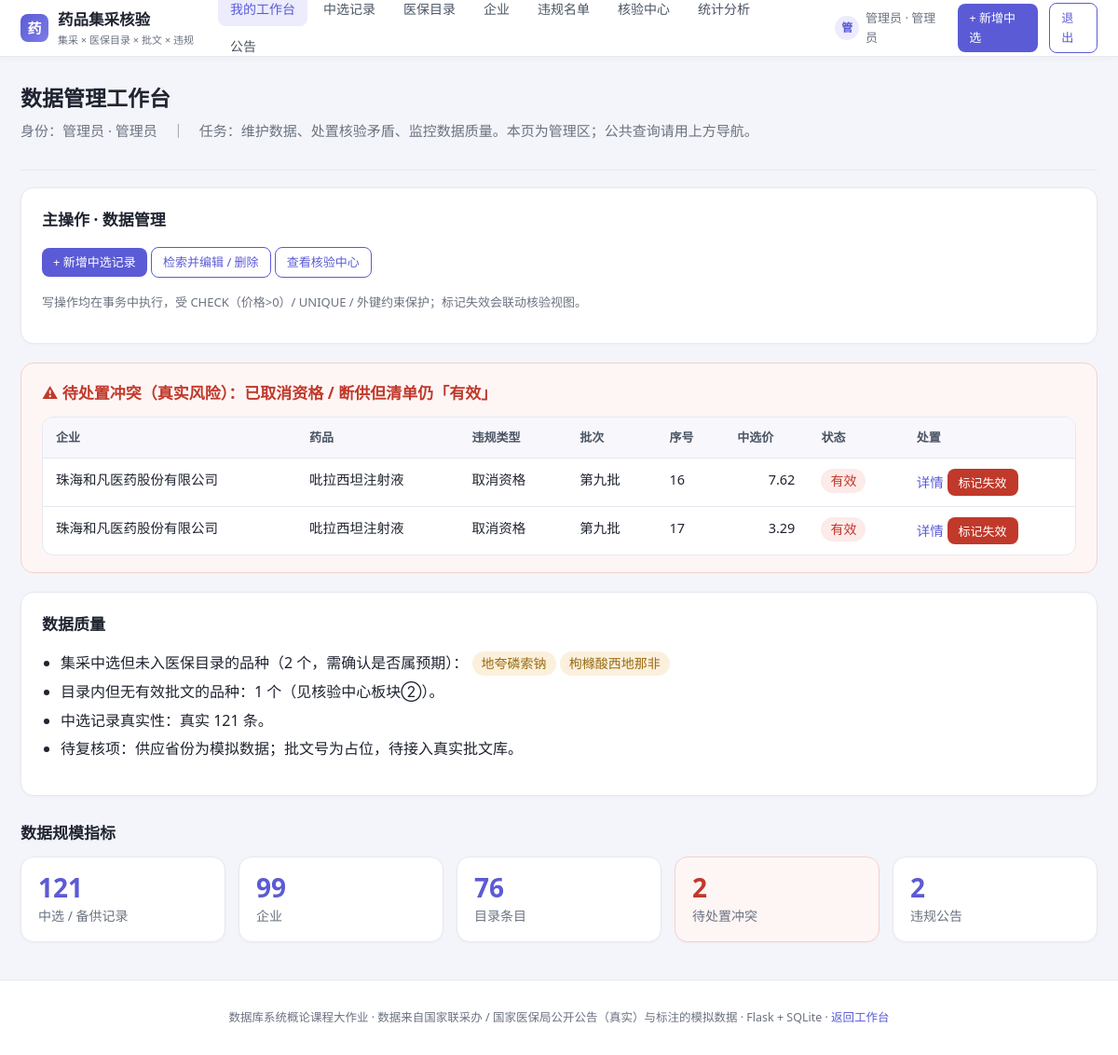
Screenshot of /workspace (signed in) with the database file from the repository.
### tables this page shows
CREATE TABLE user_account (
  user_id       INTEGER PRIMARY KEY,
  username      TEXT NOT NULL UNIQUE,
  password_hash TEXT NOT NULL,
  role          TEXT NOT NULL CHECK(role IN
                ('admin','hospital','pharma','researcher','public')),
  display_name  TEXT,
  data_kind     TEXT NOT NULL DEFAULT '模拟'
                CHECK(data_kind IN ('真实','模拟'))
);

CREATE TABLE violation (
  violation_id  INTEGER PRIMARY KEY,
  notice_no     TEXT,
  manufacturer  TEXT NOT NULL,                     -- 企业名（文本，弱关联键）
  product_name  TEXT NOT NULL,                     -- 药品名（文本，弱关联键）
  viol_type     TEXT CHECK(viol_type IN ('断供','取消资格','其他')),
  decision_date TEXT,
  action        TEXT,
  source_announcement_id INTEGER REFERENCES announcement(announcement_id),
  data_kind     TEXT NOT NULL DEFAULT '真实'
                CHECK(data_kind IN ('真实','模拟'))
);

CREATE TABLE vbp_batch (
  batch_id     INTEGER PRIMARY KEY,
  batch_no     TEXT NOT NULL UNIQUE,               -- 如「第九批」
  tender_date  TEXT,                               -- 开标日期
  exec_date    TEXT,                               -- 执行日期
  notice_no    TEXT,
  data_kind    TEXT NOT NULL DEFAULT '真实'
               CHECK(data_kind IN ('真实','模拟'))
);

CREATE TABLE selected_item (
  selected_id   INTEGER PRIMARY KEY,
  batch_id      INTEGER NOT NULL REFERENCES vbp_batch(batch_id),
  drug_id       INTEGER REFERENCES drug(drug_id),  -- 可空：匹配失败即核验结果
  seq_no        INTEGER,                           -- 原清单序号
  product_name  TEXT NOT NULL,
  dosage_form   TEXT,
  specification TEXT,
  pack_desc     TEXT,
  pack_qty      INTEGER,
  pack_unit     TEXT,
  manufacturer_id INTEGER REFERENCES manufacturer(manufacturer_id),
  price         REAL NOT NULL CHECK(price > 0),    -- 中选价（元）
  remark        TEXT,                              -- 中选/备供/视同主供
  status        TEXT NOT NULL DEFAULT '有效'
                CHECK(status IN ('有效','失效')),
  source_announcement_id INTEGER REFERENCES announcement(announcement_id),
  data_kind     TEXT NOT NULL DEFAULT '真实'
                CHECK(data_kind IN ('真实','模拟'))
);

CREATE TABLE drug (
  drug_id         INTEGER PRIMARY KEY,
  approval_no     TEXT UNIQUE,                     -- 国药准字（全国唯一）
  generic_name    TEXT NOT NULL,                   -- 通用名（含盐基）
  core_name       TEXT,                            -- 核心名（去盐基，用于跨源匹配）
  dosage_form     TEXT,
  specification   TEXT,
  manufacturer_id INTEGER REFERENCES manufacturer(manufacturer_id),
  status          TEXT NOT NULL DEFAULT '在产'
                  CHECK(status IN ('在产','注销')),
  data_kind       TEXT NOT NULL DEFAULT '模拟'
                  CHECK(data_kind IN ('真实','模拟'))
);

### src/app.py (the view, shortened to what this page needs)
@app.route("/workspace")
@login_required
def workspace():
    u = current_user()
    role = u["role"]
    stats = {
        "selected": query_one("SELECT COUNT(*) c FROM selected_item")["c"],
        "mfr": query_one("SELECT COUNT(*) c FROM manufacturer")["c"],
        "catalog": query_one("SELECT COUNT(*) c FROM catalog_entry")["c"],
        "violation": query_one("SELECT COUNT(*) c FROM violation")["c"],
        "conflict": query_one("SELECT COUNT(*) c FROM v_violation_conflict")["c"],
        "no_approval": query_one("SELECT COUNT(*) c FROM v_catalog_no_approval")["c"],
        "announcement": query_one("SELECT COUNT(*) c FROM announcement")["c"],
    }
    conflicts = query("SELECT * FROM v_violation_conflict")
    not_in_catalog = query(
        "SELECT d.generic_name FROM drug d WHERE NOT EXISTS("
        " SELECT 1 FROM catalog_entry c WHERE c.norm_name LIKE '%'||d.core_name||'%'"
        " OR d.core_name LIKE '%'||c.norm_name||'%')")
    price_gap = query(
        "SELECT product_name, COUNT(*) n, ROUND(MIN(price),2) pmin, ROUND(MAX(price),2) pmax,"
        " ROUND(MAX(price)-MIN(price),2) gap FROM selected_item"
        " GROUP BY product_name HAVING n>1 AND gap>1 ORDER BY gap DESC LIMIT 10")
    ctx = {"u": u, "stats": stats, "conflicts": conflicts,
           "not_in_catalog": not_in_catalog, "price_gap": price_gap}
    if role == "hospital":
        ctx["prov_count"] = query_one("SELECT COUNT(DISTINCT province) c FROM supply_province")["c"]
        ctx["cat_ab"] = query("SELECT category,COUNT(*) n FROM catalog_entry GROUP BY category")
        return render_template("ws_hospital.html", **ctx)
    if role == "researcher":
        ctx["data_kind"] = query("SELECT data_kind,COUNT(*) n FROM selected_item GROUP BY data_kind")
        return render_template("ws_researcher.html", **ctx)
    if role == "admin":
        ctx["mock_stat"] = query("SELECT data_kind,COUNT(*) n FROM selected_item GROUP BY data_kind")
        return render_template("ws_admin.html", **ctx)
    return redirect(url_for("index"))

### src/app.py (called while the page is built)
def current_user():
    uid = session.get("uid")
    if not uid:
        return None
    return query_one("SELECT * FROM user_account WHERE user_id=?", (uid,))

@app.context_processor
def inject_user():
    return {"me": current_user(), "ROLES": ROLES}

def login_required(f):
    @wraps(f)
    def wrapper(*a, **kw):
        if not current_user():
            return redirect(url_for("login", next=request.path))
        return f(*a, **kw)
    return wrapper

### src/db.py (called while the page is built)
def get_db():
    if "db" not in g:
        g.db = sqlite3.connect(DB_PATH)
        g.db.row_factory = sqlite3.Row
        g.db.execute("PRAGMA foreign_keys=ON")
    return g.db

def query(sql, args=()):
    return get_db().execute(sql, args).fetchall()

def query_one(sql, args=()):
    return get_db().execute(sql, args).fetchone()

### src/templates/ws_admin.html
{% extends "base.html" %}{% block t %}数据管理工作台{% endblock %}
{% block body %}
<div class="ws-head">
  <h1>数据管理工作台</h1>
  <p class="page-sub">身份：{{ u.display_name }} · 管理员　｜　任务：维护数据、处置核验矛盾、监控数据质量。本页为管理区；公共查询请用上方导航。</p>
</div>
<div class="panel">
  <h2>主操作 · 数据管理</h2>
  <p>
    <a class="btn sm" href="{{ url_for('admin_selected_new') }}">+ 新增中选记录</a>
    <a class="btn ghost sm" href="{{ url_for('selected') }}">检索并编辑 / 删除</a>
    <a class="btn ghost sm" href="{{ url_for('verify') }}">查看核验中心</a>
  </p>
  <p class="muted">写操作均在事务中执行，受 CHECK（价格&gt;0）/ UNIQUE / 外键约束保护；标记失效会联动核验视图。</p>
</div>
<div class="warnbox">
  <h2>⚠ 待处置冲突（真实风险）：已取消资格 / 断供但清单仍「有效」</h2>
  <table>
    <thead><tr><th>企业</th><th>药品</th><th>违规类型</th><th>批次</th><th>序号</th><th>中选价</th><th>状态</th><th>处置</th></tr></thead>
    <tbody>
    {% for c in conflicts %}
      <tr><td>{{ c.manufacturer }}</td><td>{{ c.product_name }}</td><td>{{ c.viol_type }}</td>
          <td>{{ c.batch_no }}</td><td>{{ c.seq_no }}</td><td class="num">{{ c.price }}</td>
          <td><span class="tag bad">{{ c.selected_status }}</span></td>
          <td>
            <a class="link" href="{{ url_for('selected_detail',sid=c.selected_id) }}">详情</a>
            <form method="post" action="{{ url_for('admin_selected_invalidate',sid=c.selected_id) }}" style="display:inline"
                  onsubmit="return confirm('将 {{ c.product_name }}（第{{ c.seq_no }}条）标记为失效？核验矛盾随之消除。')">
              <button class="btn red sm">标记失效</button>
            </form>
          </td></tr>
    {% else %}<tr><td colspan="8"><span class="tag okk">已全部处置，无待处置冲突。</span></td></tr>{% endfor %}
    </tbody>
  </table>
</div>
<div class="panel">
  <h2>数据质量</h2>
  <ul class="clean">
    <li>集采中选但未入医保目录的品种（{{ not_in_catalog|length }} 个，需确认是否属预期）：
      {% for d in not_in_catalog %}<span class="tag mock">{{ d.generic_name }}</span> {% endfor %}</li>
    <li>目录内但无有效批文的品种：{{ stats.no_approval }} 个（见核验中心板块②）。</li>
    <li>中选记录真实性：{% for d in mock_stat %}{{ d.data_kind }} {{ d.n }} 条{{ '；' if not loop.last }}{% endfor %}。</li>
    <li>待复核项：供应省份为模拟数据；批文号为占位，待接入真实批文库。</li>
  </ul>
</div>
<h2>数据规模指标</h2>
<div class="cards">
  <div class="stat"><div class="n">{{ stats.selected }}</div><div class="l">中选 / 备供记录</div></div>
  <div class="stat"><div class="n">{{ stats.mfr }}</div><div class="l">企业</div></div>
  <div class="stat"><div class="n">{{ stats.catalog }}</div><div class="l">目录条目</div></div>
  <div class="stat warn"><div class="n">{{ stats.conflict }}</div><div class="l">待处置冲突</div></div>
  <div class="stat"><div class="n">{{ stats.violation }}</div><div class="l">违规公告</div></div>
</div>
{% endblock %}

### src/templates/base.html (shortened to what this page needs)
<!DOCTYPE html><html lang="zh-CN"><head><meta charset="UTF-8">
<link rel="stylesheet" href="{{ url_for('static',filename='style.css') }}"></head>
<body>
<div class="topbar"><div class="topbar-in">
  <a class="brand" href="{{ url_for('workspace') if me else url_for('index') }}">
    <span class="logo">药</span>
    <span>药品集采核验<small>集采 × 医保目录 × 批文 × 违规</small></span>
  </a>
  <nav class="mainnav">
    {% if me %}<a href="{{ url_for('workspace') }}" class="{{ 'active' if request.endpoint=='workspace' }}">我的工作台</a>{% endif %}
    <a href="{{ url_for('selected') }}" class="{{ 'active' if request.endpoint=='selected' }}">中选记录</a>
    <a href="{{ url_for('catalog') }}" class="{{ 'active' if request.endpoint=='catalog' }}">医保目录</a>
    <a href="{{ url_for('manufacturers') }}" class="{{ 'active' if request.endpoint=='manufacturers' }}">企业</a>
    <a href="{{ url_for('violations') }}" class="{{ 'active' if request.endpoint=='violations' }}">违规名单</a>
    {% if me %}
      <a href="{{ url_for('verify') }}" class="{{ 'active' if request.endpoint=='verify' }}">核验中心</a>
      <a href="{{ url_for('stats') }}" class="{{ 'active' if request.endpoint=='stats' }}">统计分析</a>
    {% endif %}
    <a href="{{ url_for('announcements') }}" class="{{ 'active' if request.endpoint=='announcements' }}">公告</a>
  </nav>
  <div class="topbar-right">
    {% if me %}
      <span class="chip-user"><span class="avatar">{{ me.display_name[0] }}</span>{{ me.display_name }} · {{ ROLES[me.role] }}</span>
      {% if me.role=='admin' %}<a class="btn sm" href="{{ url_for('admin_selected_new') }}">+ 新增中选</a>{% endif %}
      <a class="btn ghost sm" href="{{ url_for('logout') }}">退出</a>
    {% else %}
      <a class="btn sm" href="{{ url_for('login') }}">登 录</a>
    {% endif %}
  </div>
</div></div>
<main>{% block body %}{% endblock %}</main>
<footer>数据库系统概论课程大作业 · 数据来自国家联采办 / 国家医保局公开公告（真实）与标注的模拟数据 · Flask + SQLite · <a class="link" href="{{ url_for('index') }}">返回工作台</a></footer>
</body></html>

### src/static/style.css (style rules this page uses)
* { box-sizing:border-box }
:root { --pri:#5B5BD6; --pri-d:#4646B8; --ink:#1F2430; --muted:#6B7280; --line:#E7E8F0; --bg:#F4F5FA; --card:#fff; --teal:#0F6E56; --red:#C0392B; }
body { margin:0;font-family:system-ui,-apple-system,"Segoe UI","Microsoft YaHei",sans-serif;background:var(--bg);color:var(--ink);font-size:16px;line-height:1.6 }
.topbar { background:#fff;border-bottom:1px solid var(--line);position:sticky;top:0;z-index:50;box-shadow:0 1px 8px rgba(31,36,48,.04) }
.topbar-in { max-width:1240px;margin:0 auto;padding:0 22px;display:flex;align-items:center;gap:26px;height:60px }
.brand { display:flex;align-items:center;gap:10px;font-weight:700;font-size:16.5px;color:var(--ink);text-decoration:none;white-space:nowrap }
.brand .logo { width:30px;height:30px;border-radius:8px;background:linear-gradient(135deg,var(--pri),#7C7CE8);color:#fff;display:flex;align-items:center;justify-content:center;font-size:15px;font-weight:700 }
.brand small { display:block;font-size:11px;color:var(--muted);font-weight:400 }
nav.mainnav { display:flex;gap:4px;flex-wrap:wrap }
nav.mainnav a { color:#4B5563;text-decoration:none;padding:7px 13px;border-radius:8px;font-size:14px;font-weight:500 }
nav.mainnav a.active { background:#ECECFC;color:var(--pri) }
.topbar-right { margin-left:auto;display:flex;align-items:center;gap:12px }
.chip-user { display:flex;align-items:center;gap:7px;font-size:13px;color:var(--muted) }
.avatar { width:26px;height:26px;border-radius:50%;background:#ECECFC;color:var(--pri);display:flex;align-items:center;justify-content:center;font-size:12px;font-weight:600 }
.btn { display:inline-flex;align-items:center;gap:6px;background:var(--pri);color:#fff;border:0;border-radius:8px;padding:8px 16px;font-size:14px;font-weight:500;cursor:pointer;text-decoration:none;transition:.15s }
.btn.sm { padding:5px 12px;font-size:13px }
.btn.ghost { background:#fff;color:var(--pri);border:1px solid var(--pri) }
.btn.red { background:var(--red) }
main { max-width:1240px;margin:26px auto;padding:0 22px;min-height:70vh }
footer { text-align:center;color:var(--muted);font-size:12.5px;padding:30px 20px;border-top:1px solid var(--line);margin-top:40px;background:#fff }
h1 { font-size:23px;font-weight:700;margin:0 0 6px }
h2 { font-size:17px;font-weight:600;margin:26px 0 12px;color:var(--ink) }
.page-sub { color:var(--muted);font-size:14px;margin:0 0 18px }
.cards { display:grid;grid-template-columns:repeat(auto-fit,minmax(150px,1fr));gap:14px;margin-bottom:8px }
.stat { background:#fff;border:1px solid var(--line);border-radius:14px;padding:16px 18px;box-shadow:0 1px 3px rgba(31,36,48,.03) }
.stat .n { font-size:28px;font-weight:700;color:var(--pri);line-height:1.2 }
.stat .l { font-size:14px;color:var(--muted);margin-top:2px }
.stat.warn .n { color:var(--red) }
.stat.warn { border-color:#F3D2CE;background:#FEF6F5 }
.panel { background:#fff;border:1px solid var(--line);border-radius:14px;padding:20px 22px;margin-bottom:20px;box-shadow:0 1px 3px rgba(31,36,48,.03) }
.panel h2:first-child { margin-top:0 }
table { border-collapse:separate;border-spacing:0;width:100%;background:#fff;font-size:13.5px;border:1px solid var(--line);border-radius:12px;overflow:hidden }
th,td { padding:11px 14px;text-align:left;vertical-align:top;border-bottom:1px solid var(--line) }
th { background:#F7F7FC;color:#4B5563;font-weight:600;font-size:13px;white-space:nowrap }
tr:last-child td { border-bottom:0 }
td.num,th.num { text-align:right }
a.link { color:var(--pri);text-decoration:none;font-weight:500 }
.tag { display:inline-block;padding:2px 10px;border-radius:20px;font-size:14px;background:#F0F0F5;color:#5B6170;font-weight:500 }
.tag.mock { background:#FBF0DC;color:#9A6B12 }
.tag.bad { background:#FCEBE9;color:var(--red) }
.warnbox { background:#FEF6F5;border:1px solid #F3D2CE;border-radius:14px;padding:18px 22px;margin-bottom:20px }
.warnbox h2 { color:var(--red);margin-top:0 }
.muted { color:var(--muted);font-size:13px }
ul.clean { padding-left:20px }
ul.clean li { margin:5px 0 }
.ws-head { margin-bottom:18px;border-bottom:1px solid var(--line);padding-bottom:12px }
.ws-head h1 { margin-bottom:4px }
main .panel h2,main .warnbox h2 { font-size:17px }
main table { font-size:14.5px }
main .page-sub { font-size:15px }

### rows the page displays
user_account: display_name "管", display_name "管理员", role "管理员"
violation: manufacturer "珠海和凡医药股份有限公司", product_name "吡拉西坦注射液", viol_type "取消资格", batch_no "第九批", seq_no "16", price "7.62", selected_status "有效", seq_no "17", price "3.29"
drug: generic_name "地夸磷索钠"
drug: generic_name "枸橼酸西地那非"

### other values shown
{{ not_in_catalog|length }} "2"
{{ stats.no_approval }} "1"
{{ d.data_kind }} "真实"
{{ d.n }} "121"
{{ stats.selected }} "121"
{{ stats.mfr }} "99"
{{ stats.catalog }} "76"
{{ stats.conflict }} "2"
{{ stats.violation }} "2"
